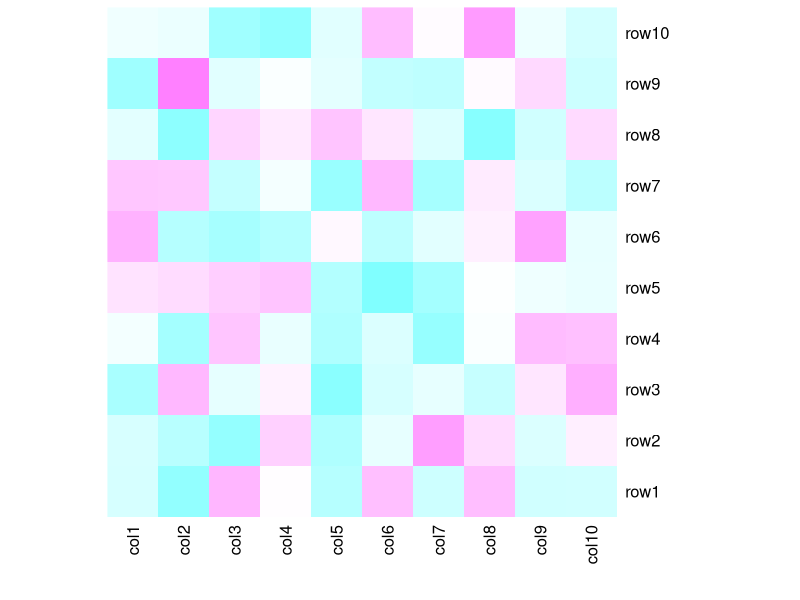

This figure's R source:
data <- matrix(rnorm(100, 0, 10), nrow = 10, ncol = 10)
colnames(data) <- paste0("col", 1:10)
rownames(data) <- paste0("row", 1:10)
View(data)
heatmap(data, Rowv = NA, Colv = NA, col = cm.colors(256))